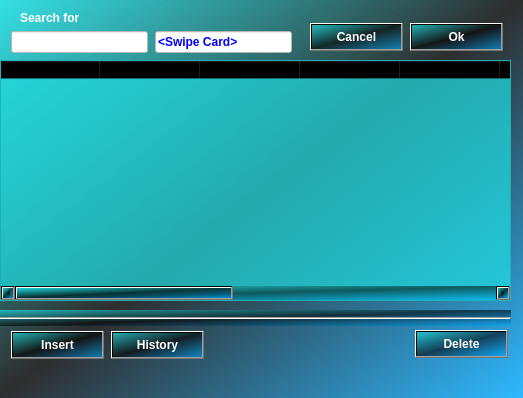
<?xml version="1.0" encoding="UTF-8"?>
<ui version="4.0">
 <class>PatientDialog</class>
 <widget class="QDialog" name="PatientDialog">
  <property name="geometry">
   <rect>
    <x>0</x>
    <y>0</y>
    <width>523</width>
    <height>398</height>
   </rect>
  </property>
  <property name="windowTitle">
   <string>Dialog</string>
  </property>
  <property name="styleSheet">
   <string notr="true">background:qlineargradient(spread:repeat, x1:0, y1:0, x2:1, y2:1, stop:0 rgba(32, 221, 225, 179), stop:0.497326 rgba(0, 0, 0, 147), stop:1 rgba(0, 169, 255, 147));</string>
  </property>
  <widget class="QLabel" name="label">
   <property name="geometry">
    <rect>
     <x>20</x>
     <y>10</y>
     <width>81</width>
     <height>16</height>
    </rect>
   </property>
   <property name="styleSheet">
    <string notr="true">color:white;
font:bold;
background:transparent;</string>
   </property>
   <property name="text">
    <string>Search for </string>
   </property>
  </widget>
  <widget class="QTableWidget" name="PatientTree">
   <property name="geometry">
    <rect>
     <x>0</x>
     <y>60</y>
     <width>511</width>
     <height>241</height>
    </rect>
   </property>
   <property name="styleSheet">
    <string notr="true">
background:rgba(32, 221, 225, 179);
alternate-background-color:rgba(0, 0, 0, 147);
font:bold;
</string>
   </property>
   <property name="alternatingRowColors">
    <bool>false</bool>
   </property>
   <property name="selectionBehavior">
    <enum>QAbstractItemView::SelectRows</enum>
   </property>
   <attribute name="verticalHeaderVisible">
    <bool>false</bool>
   </attribute>
   <column>
    <property name="text">
     <string>ID</string>
    </property>
   </column>
   <column>
    <property name="text">
     <string>NAME</string>
    </property>
   </column>
   <column>
    <property name="text">
     <string>GENDER</string>
    </property>
   </column>
   <column>
    <property name="text">
     <string>PHONE</string>
    </property>
   </column>
   <column>
    <property name="text">
     <string>TRN</string>
    </property>
   </column>
   <column>
    <property name="text">
     <string>INSURANCE</string>
    </property>
   </column>
   <column>
    <property name="text">
     <string>NHF NO</string>
    </property>
   </column>
   <column>
    <property name="text">
     <string>BALANCE</string>
    </property>
   </column>
   <column>
    <property name="text">
     <string>ADDRESS</string>
    </property>
   </column>
   <column>
    <property name="text">
     <string>DOB</string>
    </property>
   </column>
   <column>
    <property name="text">
     <string>PHONE 2</string>
    </property>
   </column>
  </widget>
  <widget class="Line" name="line">
   <property name="geometry">
    <rect>
     <x>0</x>
     <y>310</y>
     <width>511</width>
     <height>16</height>
    </rect>
   </property>
   <property name="orientation">
    <enum>Qt::Horizontal</enum>
   </property>
  </widget>
  <widget class="QPushButton" name="PatientHistory">
   <property name="geometry">
    <rect>
     <x>111</x>
     <y>331</y>
     <width>93</width>
     <height>28</height>
    </rect>
   </property>
   <property name="styleSheet">
    <string notr="true">color:white;
font:bold;</string>
   </property>
   <property name="text">
    <string>History</string>
   </property>
  </widget>
  <widget class="QPushButton" name="PatientInsert">
   <property name="geometry">
    <rect>
     <x>11</x>
     <y>331</y>
     <width>93</width>
     <height>28</height>
    </rect>
   </property>
   <property name="styleSheet">
    <string notr="true">color:white;
font:bold;</string>
   </property>
   <property name="text">
    <string>Insert</string>
   </property>
  </widget>
  <widget class="QLineEdit" name="PatientSearch">
   <property name="geometry">
    <rect>
     <x>11</x>
     <y>31</y>
     <width>137</width>
     <height>22</height>
    </rect>
   </property>
   <property name="styleSheet">
    <string notr="true">background-color:white;
font:bold;</string>
   </property>
  </widget>
  <widget class="QLineEdit" name="PatientSwipe">
   <property name="geometry">
    <rect>
     <x>155</x>
     <y>31</y>
     <width>137</width>
     <height>22</height>
    </rect>
   </property>
   <property name="styleSheet">
    <string notr="true">background-color:white;
color:blue;
font:bold;</string>
   </property>
   <property name="text">
    <string>&lt;Swipe Card&gt;</string>
   </property>
  </widget>
  <widget class="QPushButton" name="PatientOk">
   <property name="geometry">
    <rect>
     <x>410</x>
     <y>23</y>
     <width>93</width>
     <height>28</height>
    </rect>
   </property>
   <property name="styleSheet">
    <string notr="true">color:white;
font:bold;</string>
   </property>
   <property name="text">
    <string>Ok</string>
   </property>
  </widget>
  <widget class="QPushButton" name="PatientCancel">
   <property name="geometry">
    <rect>
     <x>310</x>
     <y>23</y>
     <width>93</width>
     <height>28</height>
    </rect>
   </property>
   <property name="styleSheet">
    <string notr="true">color:white;
font:bold;</string>
   </property>
   <property name="text">
    <string>Cancel</string>
   </property>
  </widget>
  <widget class="QPushButton" name="DeletePatient">
   <property name="geometry">
    <rect>
     <x>415</x>
     <y>330</y>
     <width>93</width>
     <height>28</height>
    </rect>
   </property>
   <property name="styleSheet">
    <string notr="true">color:white;
font:bold;</string>
   </property>
   <property name="text">
    <string>Delete</string>
   </property>
  </widget>
 </widget>
 <resources/>
 <connections/>
</ui>
